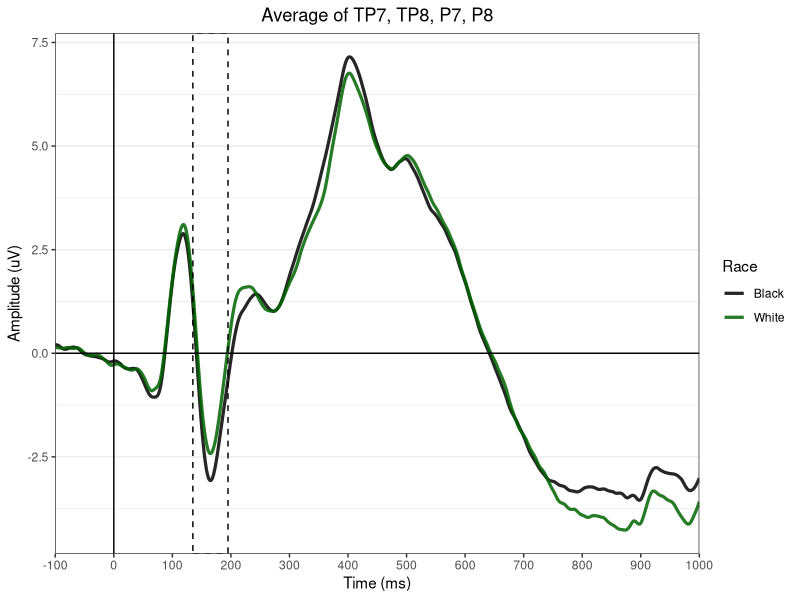
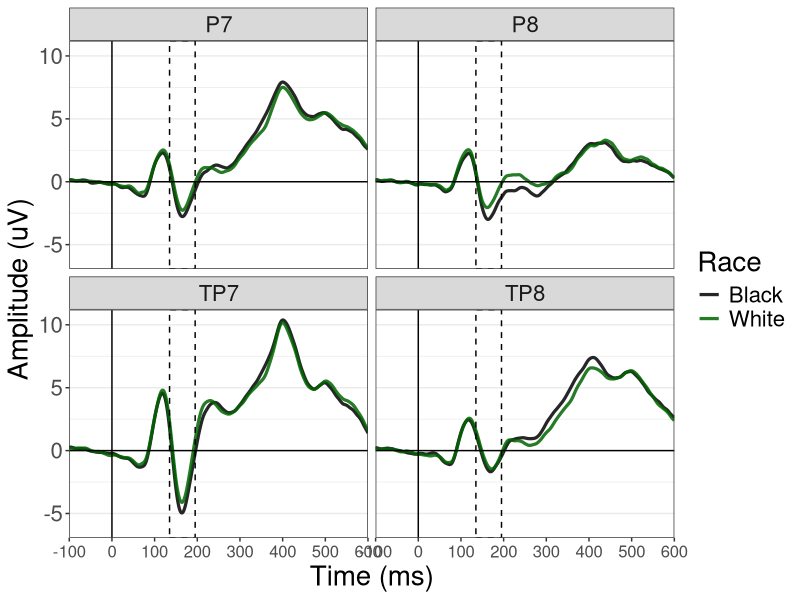
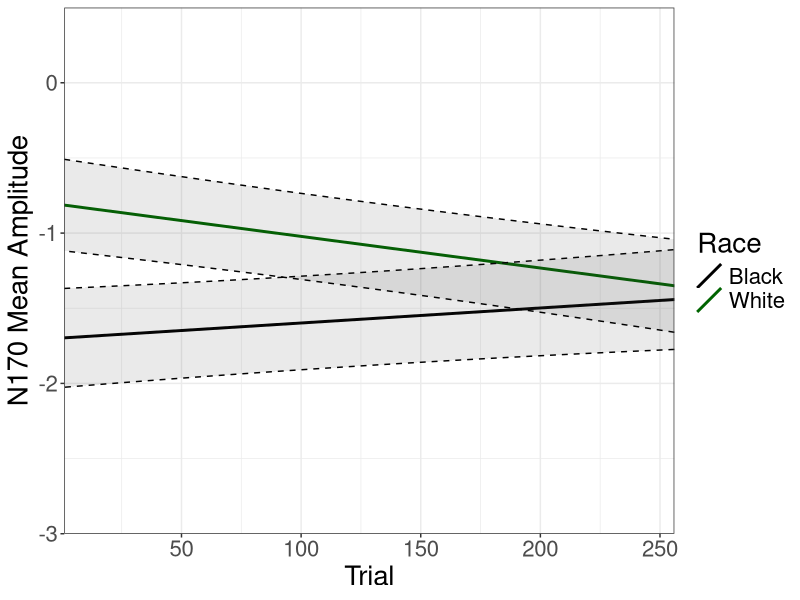
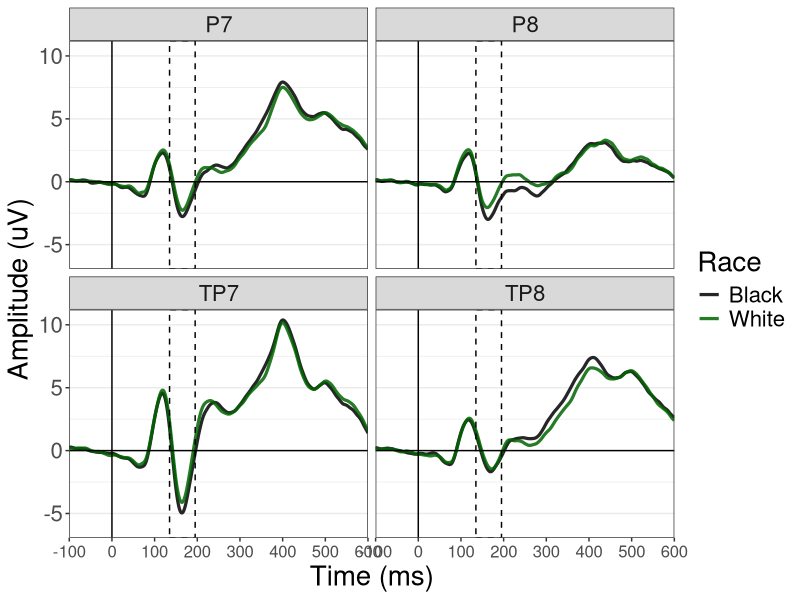
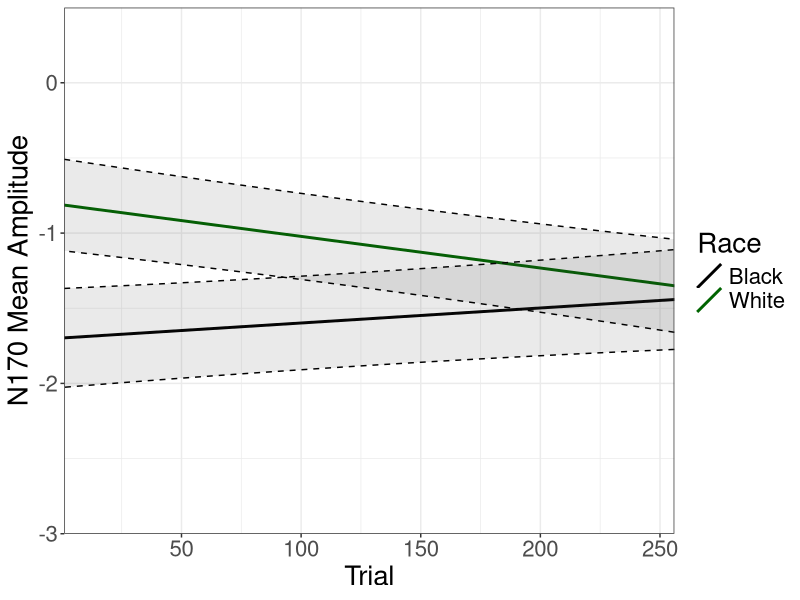

Here is the R script that generated these plots, in order:
## ---- chunk 1
knitr::opts_chunk$set(echo = TRUE)
options(width=140)
require(dplyr)
require(ggplot2)
require(lme4)
require(lmerTest)
require(tidyr)
## ---- chunk 2
grand = read.delim("For_plotting_Cat_N170_noBS.txt")
grand$avgElec = (grand$TP7 + grand$TP8 + grand$P7 + grand$P8)/4

avg = select(grand, Time, Race, avgElec) %>% 
  group_by(Time, Race) %>% 
  summarise_each(funs(mean(., na.rm=TRUE))) %>% 
  as.data.frame()

N170box =  annotate("rect",    #N170
                    xmin=135, xmax=195, ymin=-Inf, ymax=Inf,
                    alpha=0,
                    fill="#F0E0FF",
                    color="black", 
                    linetype="dashed")

ERPline = geom_line(lwd=1.1, alpha=.85,
                    aes(color = Race, linetype = Race))

condLineType <- c("Black" = "solid",
                  "White" = "solid")

condColors <- c("Black" = "black", 
                "White" = "darkgreen")

none = element_blank() 

# average of all 9 electrodes
ggplot(data=avg, aes(Time, avgElec, group = Race)) + 
  ERPline + 
  N170box + 
  theme_bw() + 
  theme(panel.grid.major.x = none, panel.grid.minor.x = none) +
  scale_x_continuous("Time (ms)", 
                     limits=c(-100, 1000), 
                     expand=c(0,0),   # expand=c(0,0) removes extra space before & after data
                     breaks=c(-100, 0, 100, 200, 300, 400, 500, 600, 700, 800, 900, 1000)) +
  geom_hline(yintercept=0) + # adds x axis
  geom_vline(xintercept=0) +
#  scale_y_continuous(limits =c(10, -7.5)) +  # scale_y_reverse flips y axis
  ylab("Amplitude (uV)") +
  scale_color_manual(values=condColors) +
  scale_linetype_manual(values=condLineType) +
  ggtitle("Average of TP7, TP8, P7, P8") +
  theme(plot.title = element_text(hjust = 0.5)) # center title

# make different data frame to facet electrodes and plot them separately
forfacetting = select(grand, Time, Race, TP7, TP8, P7, P8) %>% 
  group_by(Time, Race) %>% 
  summarise_each(funs(mean(., na.rm=TRUE))) %>% 
  as.data.frame() %>% 
  gather("Electrode", "MeanAmp", 3:6)

# each electrode separately
ggplot(data=forfacetting, aes(Time, MeanAmp, group = Race)) + 
  ERPline + 
  N170box + 
  theme_bw() + 
  facet_wrap(~Electrode) +
  theme(panel.grid.major.x = none, panel.grid.minor.x = none) +
  scale_x_continuous("Time (ms)", 
                     limits=c(-100, 600), 
                     expand=c(0,0),   # expand=c(0,0) removes extra space before & after data
                     breaks=c(-100, 0, 100, 200, 300, 400, 500, 600)) +
  geom_hline(yintercept=0) + # adds x axis
  geom_vline(xintercept=0) +
#  scale_y_continuous(limits =c(10, -7.5)) +  # scale_y_reverse flips y axis
  ylab("Amplitude (uV)") +
  scale_color_manual(values=condColors) +
  scale_linetype_manual(values=condLineType) +
#  ggtitle("Average of TP7, TP8, P7, P8") +
  theme(plot.title = element_text(hjust = 0.5),# center title
        axis.title = element_text(size = 20),
        axis.text.y = element_text(size = 16),
        axis.text.x = element_text(size = 12),
        legend.title = element_text(size = 20),
        legend.text = element_text(size = 16),
        strip.text = element_text(size = 16)) 

ggsave("./FacettedGrandAverages_N170.tiff")

## ---- chunk 3
dat = read.delim("./Cat_AllSubs_TBTaverages_noBS_groupN170.txt")

sigavg = select(dat, -Trial, -Condition, -Fix) %>% 
  group_by(Subject, Race, Electrode) %>% 
  summarise_each(funs(mean(., na.rm = T))) %>% 
  as.data.frame()

# add effect codes for categorical variables
sigavg$Race.e = NA
sigavg$Race.e[sigavg$Race == "Black"] = -1
sigavg$Race.e[sigavg$Race == "White"] = 1

grand1 = lmer(MeanAmp ~ Race.e + (Race.e|Subject) + (1|Electrode:Subject), dat = sigavg)
## ---- chunk 4
summary(grand1)$varcor
## ---- chunk 5
round(summary(grand1)$coefficients, digits = 3)
## ---- chunk 6
# making dummy codes is redundant but comforting, so LET ME LIVE
dat$Race.d = NA
dat$Race.d[dat$Race == "Black"] = 0
dat$Race.d[dat$Race == "White"] = 1

# find slopes and intercepts with dummy coded model, trial (unscaled) is included
plot1.d = lmer(MeanAmp ~ Race.d*Trial + (Race.d|Subject) + (1|Electrode:Subject), dat = dat)

parms <- fixef(plot1.d) # fixed parameters from model
vcmat <- vcov(plot1.d) # variance/covariance matrix of fixed effects

# First calculate slopes

## each row of this matrix defines entries of parms that we want to combine:
STmat <- matrix(NA,2,4)
STmat[1,] <- c(0,0,1,0) # slope for race = 0 (black)
STmat[2,] <- c(0,0,1,1) # slope for race = 1 (white)

Sparest <- STmat %*% parms          # see above for notation

# Next calculate intercepts

## each row of this matrix defines entries of parms that we want to combine:
ITmat <- matrix(NA,2,4)
ITmat[1,] <- c(1,0,0,0) # intercept for race = 0 (black)
ITmat[2,] <- c(1,1,0,0) # intercept for race = 1 (white)

Iparest <- ITmat %*% parms          # see above for notation

forPlotting = cbind(Sparest, Iparest) %>% as.data.frame()
names(forPlotting) = c("Slope", "Intercept")

# label for understanding
forPlotting$Race = c("Black", "White")

# calculate SE for each trial, separately for each race
SETmat <- matrix(NA,512,4)
SETmat[,1] = 1 # first column is intercept
SETmat[1:256, 2] = 0 # second column is race. For first half of rows, race = 0 (Black) 
SETmat[1:256, 3] = 1:256 # third column is trial. Different row for each trial
SETmat[1:256, 4] = 0 # fourth column is interaction. 0 when race = 0, trial number when race = 1
SETmat[257:512, 2] = 1 # second column is race. For second half of rows, race = 1 (White) 
SETmat[257:512, 3] = 1:256 # third column is trial. Different row for each trial
SETmat[257:512, 4] = 1:256 # fourth column is interaction. 0 when race = 0, trial number when race = 1

newvc <- SETmat %*% vcmat %*% t(SETmat)
ses <- sqrt(diag(newvc)) # long string of SEs for each trial, first 256 are for Black faces, second 256 are for White faces

SE.dat = data.frame(Race = rep(c("Black", "White"), each=256), Trial = rep(c(1:256), 2), SE = ses)

# sloppy, and there's probably a better way of doing this
# but take slope and intercept and calculate all the points on the line for each trial so that I can calculate upper and lower 95% CIs 
SE.dat$Point = NULL
SE.dat$Point[SE.dat$Race == "Black"] = forPlotting$Intercept[forPlotting$Race == "Black"] + 1:256*forPlotting$Slope[forPlotting$Race == "Black"]
SE.dat$Point[SE.dat$Race == "White"] = forPlotting$Intercept[forPlotting$Race == "White"] + 1:256*forPlotting$Slope[forPlotting$Race == "White"]

# calculate upper and lower bound (+/- 1 SE)
SE.dat$upper = SE.dat$Point + SE.dat$SE
SE.dat$lower = SE.dat$Point - SE.dat$SE

# BINGO -------------------------------------------------------------------
ggplot(SE.dat, aes(Trial, Point, alpha = Race, color = Race, shape = Race)) +
  geom_abline(data = forPlotting, aes(intercept=Intercept, slope=Slope, color = Race), size=1)+
  geom_ribbon(aes(ymin=lower, ymax=upper, x = Trial),
              linetype = "dashed",
              alpha = .1,
              color = "black") +
  labs(x = "Trial", y = "N170 Mean Amplitude") +
  #  scale_shape_manual(values=c(1,19,1,19)) +
  scale_alpha_manual(values=c(.1,.1,.1,.1)) +
  scale_color_manual(values=c("black", "darkgreen")) +
  theme_bw() +
  scale_y_continuous(limits =c(-3, .5), expand=c(0,0)) +
  scale_x_continuous(expand=c(0,0)) +
  #  ggtitle("Trial is original trial number") +
  theme(plot.title = element_text(hjust = 0.5),# center title
        axis.title = element_text(size = 20),
        axis.text = element_text(size = 16),
        legend.title = element_text(size = 20),
        legend.text = element_text(size = 16)) 

ggsave("./SimpleSlopes_N170.tiff")
## ---- chunk 7
# rescale trial
dat$Trial.begin = (dat$Trial-1)/25.5
# shift trial to look at fixed effects at end of task as well
dat$Trial.end = dat$Trial.begin - 10

# find slopes with dummy coded model, trial is scaled
begin.d <- lmer(MeanAmp ~ Race.d*Trial.begin + (Race.d|Subject) + (1|Electrode:Subject), dat = dat)

parms <- fixef(begin.d) # fixed parameters from model
vcmat <- vcov(begin.d) # variance/covariance matrix of fixed effects

## each row of this matrix defines entries of parms that we want to combine:
Tmat <- matrix(NA,2,4)
Tmat[1,] <- c(0,0,1,0) # slope for race = 0 (black)
Tmat[2,] <- c(0,0,1,1) # slope for race = 1 (white)

parest <- Tmat %*% parms          # see above for notation
newvc <- Tmat %*% vcmat %*% t(Tmat)
ses <- sqrt(diag(newvc)) 

## final results
fin = cbind(parest, ses) %>% as.data.frame()
names(fin) = c("est", "ses")

# to calculate 95% CI intervals, lower bound = m - 2*SE, upper bound = m + 2*SE

fin$lbnd = fin$est - 2*fin$ses
fin$ubnd = fin$est + 2*fin$ses

fin = format(fin, digits = 3)

# relabel for understanding
fin$Race = c("Black", "White")

fin = rename(fin, Estimate = est, SE = ses, ci95_lower = lbnd, ci95_upper = ubnd)

# display
fin
## ---- chunk 8
# same model, but with effect coding
dat$Race.e = NA
dat$Race.e[dat$Race == "Black"] = -1
dat$Race.e[dat$Race == "White"] = 1

begin.e = lmer(MeanAmp ~ Race.e*Trial.begin + (Race.e|Subject) + (1|Electrode:Subject), dat = dat)
## ---- chunk 9
summary(begin.e)$varcor
## ---- chunk 10
round(summary(begin.e)$coefficients, digits = 3)
## ---- chunk 11
# same model, but with effect coding
end.e = lmer(MeanAmp ~ Race.e*Trial.end + (Race.e|Subject) + (1|Electrode:Subject), dat = dat)
## ---- chunk 12
summary(end.e)$varcor
## ---- chunk 13
round(summary(end.e)$coefficients, digits = 3)
